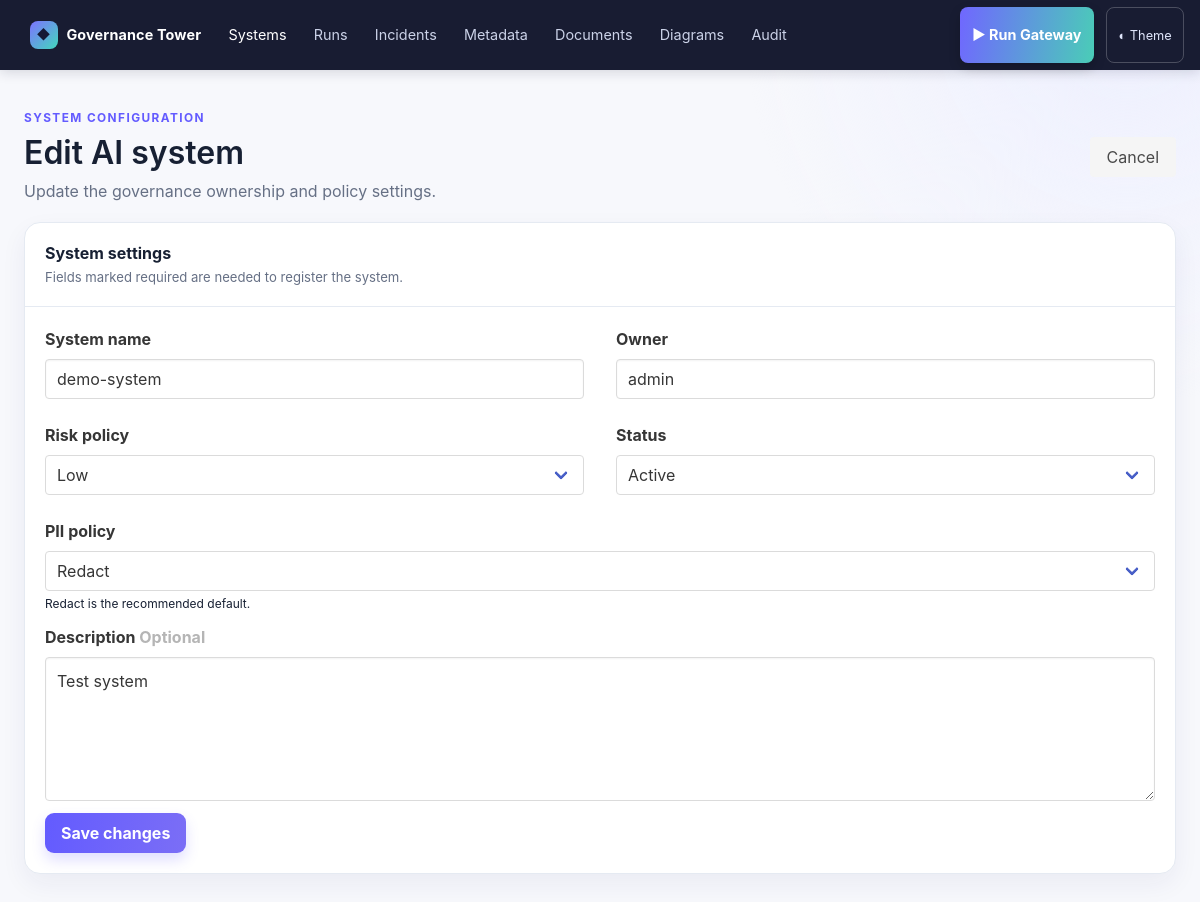
Page /dashboard/systems/2/edit on the committed database.
### models.py (models this page shows)
class AiSystem(Base):
    __tablename__ = "ai_systems"
    id = Column(Integer, primary_key=True)
    name = Column(String(255), unique=True, nullable=False)
    owner = Column(String(255), nullable=False)
    description = Column(Text)
    risk_level = Column(String(32), default=RiskLevel.MEDIUM.value)
    status = Column(String(32), default="APPROVED")
    pii_policy = Column(String(32), default="REDACT")
    created_at = Column(DateTime, default=datetime.utcnow)
    runs = relationship("ModelRun", back_populates="system")

### dashboard/dashboard_api.py (the view)
@dashboard.get("/systems/{system_id}/edit")
def edit_system_form(system_id: int, request: Request, session: Session = Depends(get_session)):
    system = session.query(AiSystem).filter_by(id=system_id).first()
    if not system:
        return templates.TemplateResponse(request, "not_found.html", {"active_page": "systems"}, status_code=404)
    return system_form_response(request, system)

### dashboard/templates/system_form.html
{% extends "base.html" %}
{% block content %}
<div class="ct-page"><header class="ct-page-hero"><div><p class="ct-eyebrow">{{ 'System configuration' if is_edit else 'System registry' }}</p><h1 class="title is-3">{{ 'Edit AI system' if is_edit else 'Register AI system' }}</h1><p class="subtitle is-6">{{ 'Update the governance ownership and policy settings.' if is_edit else 'Add a system to govern model activity through the control tower.' }}</p></div><a class="button is-light" href="{{ '/dashboard/systems/' ~ system.id if is_edit else '/dashboard/systems' }}">Cancel</a></header>
<section class="ct-card"><div class="ct-card-header"><div><h2 class="ct-card-title">{{ 'System settings' if is_edit else 'New system details' }}</h2><p class="ct-card-subtitle">Fields marked required are needed to register the system.</p></div></div><div class="ct-card-body">{% if error %}<div class="notification is-danger is-light">{{ error }}</div>{% endif %}<form method="post" action="{{ '/dashboard/systems/' ~ system.id ~ '/edit' if is_edit else '/dashboard/systems/new' }}"><div class="columns is-variable is-4"><div class="column"><div class="field"><label class="label">System name</label><div class="control"><input class="input" name="name" required value="{{ system.name if system else '' }}" placeholder="e.g. Customer Support Assistant"></div></div></div><div class="column"><div class="field"><label class="label">Owner</label><div class="control"><input class="input" name="owner" required value="{{ system.owner if system else '' }}" placeholder="Team or individual"></div></div></div></div><div class="columns is-variable is-4"><div class="column"><div class="field"><label class="label">Risk policy</label><div class="control select is-fullwidth"><select name="risk_level">{% for level in ['LOW','MEDIUM','HIGH','CRITICAL'] %}<option value="{{ level }}" {% if (system and system.risk_level == level) or (not system and level == 'MEDIUM') %}selected{% endif %}>{{ level|title }}</option>{% endfor %}</select></div></div></div><div class="column"><div class="field"><label class="label">Status</label><div class="control select is-fullwidth"><select name="status">{% for value in ['APPROVED','ACTIVE','INACTIVE'] %}<option value="{{ value }}" {% if (system and system.status|upper == value) or (not system and value == 'APPROVED') %}selected{% endif %}>{{ value|replace('_', ' ')|title }}</option>{% endfor %}</select></div></div></div></div><div class="field"><label class="label">PII policy</label><div class="control select is-fullwidth"><select name="pii_policy">{% for value in ["REDACT","BLOCK","ALLOW"] %}<option value="{{ value }}" {% if (system and system.pii_policy == value) or (not system and value == "REDACT") %}selected{% endif %}>{{ value|title }}</option>{% endfor %}</select></div><p class="help">Redact is the recommended default.</p></div><div class="field"><label class="label">Description <span class="has-text-grey-light">Optional</span></label><div class="control"><textarea class="textarea" name="description" rows="5" placeholder="Describe the system's purpose and intended use.">{{ system.description if system and system.description else '' }}</textarea></div></div><button class="button is-primary ct-button" type="submit">{{ 'Save changes' if is_edit else 'Register system' }}</button></form></div></section></div>
{% endblock %}

### dashboard/templates/base.html (style rules this page uses)
:root { --ct-ink:#172033; --ct-muted:#667085; --ct-line:#e5eaf2; --ct-brand:#635bff; --ct-panel:#fff; --ct-bg:#f7f8fc; }
html { background: var(--ct-bg); }
body { min-height:100vh; color:var(--ct-ink); background:radial-gradient(circle at 94% 2%, #eef0ff 0, transparent 24rem), var(--ct-bg); }
.ct-page { color:var(--ct-ink); }
.ct-page-hero { display:flex; align-items:center; justify-content:space-between; gap:1.25rem; padding:1rem 0 1.2rem; }
.ct-page-hero > div:first-child { display:flex; flex-direction:column; align-items:flex-start; }
.ct-eyebrow { color:var(--ct-brand); font-size:.74rem; font-weight:750; letter-spacing:.12em; text-transform:uppercase; margin:0 0 .5rem; }
.ct-page-hero .title { margin:0 0 .6rem !important; color:var(--ct-ink); line-height:1.08 !important; }
.ct-page-hero .subtitle { color:var(--ct-muted); margin:0 !important; line-height:1.4 !important; }
.ct-card { background:var(--ct-panel); border:1px solid var(--ct-line); border-radius:16px; box-shadow:0 10px 26px rgba(27,39,94,.06); overflow:hidden; }
.ct-card-header { display:flex; justify-content:space-between; align-items:center; padding:1.15rem 1.25rem; border-bottom:1px solid var(--ct-line); }
.ct-card-title { margin:0; font-size:1rem; font-weight:720; }
.ct-card-subtitle { margin:.18rem 0 0; color:var(--ct-muted); font-size:.82rem; }
.ct-card-body { padding:1.25rem; }
.ct-button { background:linear-gradient(100deg,#635bff,#7b6ef6); border:0; border-radius:9px; box-shadow:0 7px 14px rgba(99,91,255,.2); font-weight:700; }

### rows in the picture
AiSystem: name "demo-system", owner "admin", status "Active", pii_policy "Redact", description "Test system"

### other values in the picture
{{ 'System configuration' if is_edit else 'System registry' }} "SYSTEM CONFIGURATION"
{{ 'Edit AI system' if is_edit else 'Register AI system' }} "Edit AI system"
{{ 'System settings' if is_edit else 'New system details' }} "System settings"
{{ 'Save changes' if is_edit else 'Register system' }} "Save changes"
form field risk_level "Low"
